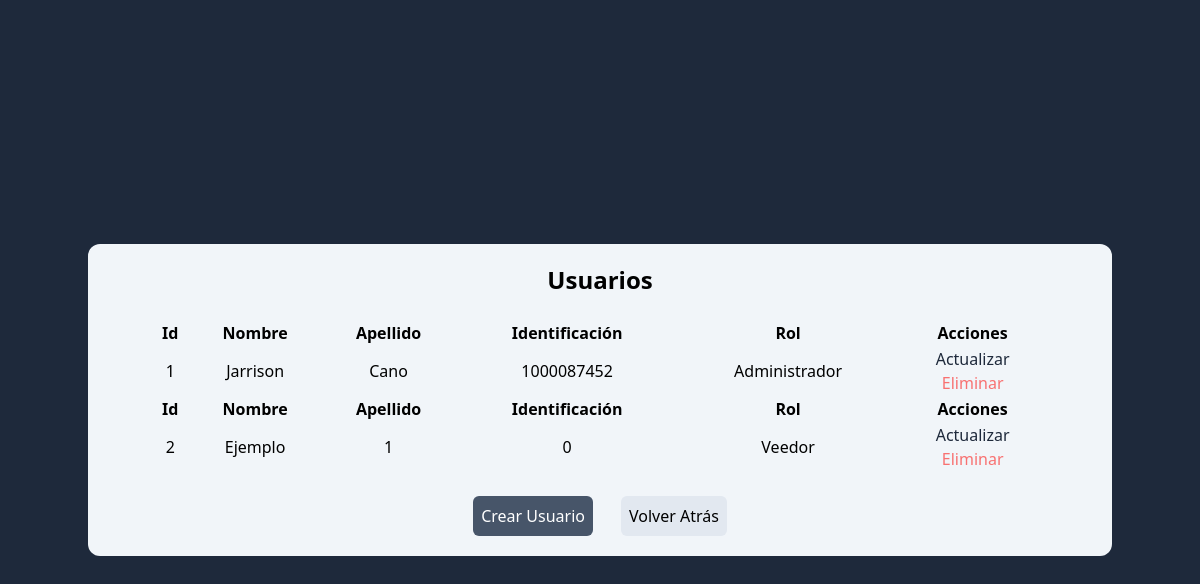
/administrator/users/, run on the app's committed database.
### administrator/models.py (models this page shows)
class User (models.Model):
    name = models.CharField(max_length=500)
    lastName = models.CharField(max_length=500)
    password = models.CharField(max_length=500)
    dni = models.IntegerField()
    rol = models.ForeignKey(Rol, on_delete=models.CASCADE)

class Rol(models.Model):
    name = models.CharField(max_length=30)

### administrator/views.py (the view)
# urls.py: path('users/', views.users, name='users'),
def users(request):
  users = User.objects.all().values()
  for user in users:
    rol_name = Rol.objects.get(id= user['rol_id'])
    user['rol'] = rol_name.name
  context = {
    'users' : users
  }
  return render(request, 'user/users.html', context)

### administrator/templates/user/users.html (shortened to what this page needs)
<!DOCTYPE html>
<html lang="en" class="min-h-screen bg-slate-800">
	<head>
		<script src="https://cdn.tailwindcss.com"></script>
	</head>
	<body class="flex flex-col justify-center items-center min-h-screen">
		<div class="w-full max-w-5xl px-16 py-5 bg-slate-100 rounded-xl flex flex-col items-center">
			<h1 class="text-2xl text-center font-bold">Usuarios</h1>
			<br />
			<table class="table-auto w-full">
				{% for x in users %}
				<thead>
					<tr>
						<th>Id</th>
						<th>Nombre</th>
						<th>Apellido</th>
						<th>Identificación</th>
						<th>Rol</th>
						<th>Acciones</th>
					</tr>
				</thead>
				<tbody>
					<tr class="text-center">
						<td>{{ x.id }}</td>
						<td>{{ x.name }}</td>
						<td>{{ x.lastName }}</td>
						<td>{{ x.dni }}</td>
						<td>{{ x.rol }}</td>
						<td class="flex flex-col">
							<a class="text-slate-800" href="{% url 'updateUser' x.id %}">Actualizar</a>
							<a class="text-red-400" href="{% url 'deleteUser' x.id %}">Eliminar</a>
						</td>
					</tr>
				</tbody>
				{% endfor %}
			</table>
			<br />
			<div class="flex gap-7">
				<a class="p-2 bg-slate-600 text-white rounded-md" href="{% url  'createUser' %}">Crear Usuario</a>
				<a class="p-2 bg-slate-200 rounded-md" href="{% url  'dash' %}">Volver Atrás</a>
			</div>
		</div>
	</body>
</html>

### data on the page
User: id "1", name "Jarrison", lastName "Cano", dni "1000087452", rol "Administrador"
User: id "2", name "Ejemplo", lastName "1", dni "0", rol "Veedor"
